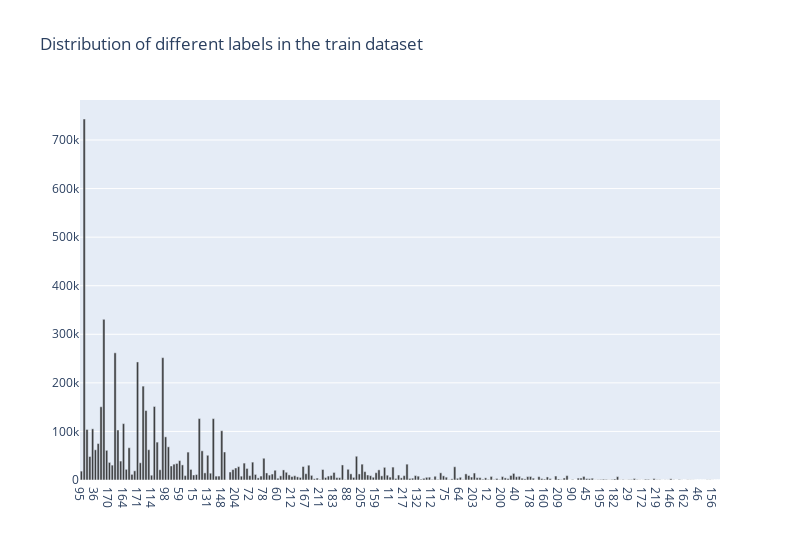

Source (notebook cell):
### Markdown cell above
There are about 1 Million images provided in the train dataset and there are 228 distinct labels which are used to label these images. There are two other sources of data as well - test data and validation data but in thie notebook I have only used images from train dataset.

## 1.2 Which are the top used Labels in the dataset ?

### Code cell
train_labels = Counter(train_annotations)

xvalues = list(train_labels.keys())
yvalues = list(train_labels.values())

trace1 = go.Bar(x=xvalues, y=yvalues, opacity=0.8, name="year count", marker=dict(color='rgba(20, 20, 20, 1)'))
layout = dict(width=800, title='Distribution of different labels in the train dataset', legend=dict(orientation="h"));

fig = go.Figure(data=[trace1], layout=layout);
iplot(fig);

### Figure 1 — Plotly figure (JSON) as saved in the notebook; plotly's stock layout.template omitted (floating-point values rounded to 4 significant figures; data arrays with more than 128 entries replaced by an {"elided": "..."} marker saying what was removed)
{"data": [{"marker": {"color": "rgba(20, 20, 20, 1)"}, "name": "year count", "opacity": 0.8, "type": "bar", "x": {"elided": "228 str values"}, "y": {"elided": "228 int values"}}], "layout": {"legend": {"orientation": "h"}, "title": {"text": "Distribution of different labels in the train dataset"}, "width": 800}}
